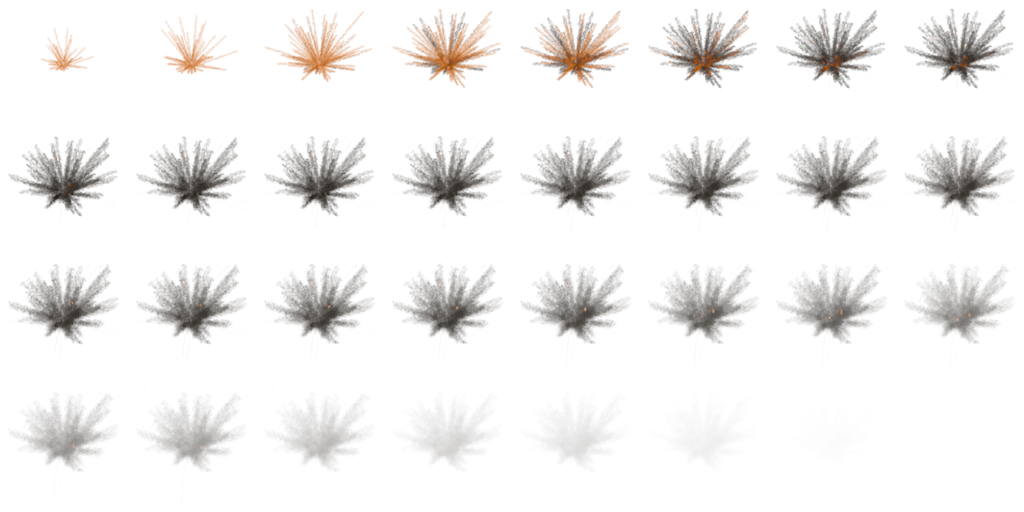
#> input picture asset/explosion_khaos_128.png, 1024 x 512 px
$ python normalize_tree_hd.py --input ../asset/soldier_crawl_128.png --reference ../asset/explosion_khaos_128.png --output out.png
#> lines starting #> are read from the running program, lines starting #| are printed output that depends on the picture; after the words box and inside, x2 and y2 are one past the last pixel; in counts of white or black regions, pixels touching at a corner belong together
#> in main, reference is the input picture: PIL image 1024x512 RGBA; mean R, G, B, A 20.6, 17.1, 14.4, 19.3
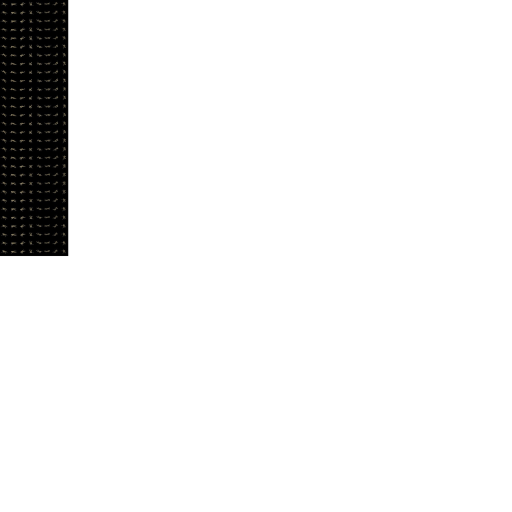
#> input picture asset/soldier_crawl_128.png, 1024 x 1024 px (shown at 1/2 size)
#!/usr/bin/env python3
"""Normalize an AI tree cutout to the canonical PS sprite footprint."""

from __future__ import annotations

import argparse
from pathlib import Path

import numpy as np
from PIL import Image
from scipy.ndimage import distance_transform_edt


def alpha_bbox(image: Image.Image, threshold: int) -> tuple[int, int, int, int]:
    alpha = image.getchannel("A")
    mask = alpha.point(lambda value: 255 if value > threshold else 0)
    bbox = mask.getbbox()
    if bbox is None:
        raise ValueError("input contains no visible pixels")
    return bbox


def repair_translucent_edge_colors(image: Image.Image) -> Image.Image:
    """Pull RGB for antialiased pixels from the nearest opaque subject pixel."""
    pixels = np.asarray(image).copy()
#> pixels is the input picture: shape (1024, 1024, 4); mean R, G, B, A 0.6, 0.6, 0.5, 17
    alpha = pixels[:, :, 3]
    opaque = alpha >= 240
#> opaque: shape (1024, 1024) bool; 6.6% white; 1 white region, box (x1, y1, x2, y2) and area: (0, 0, 136, 512) 69631
    edge = (alpha > 0) & ~opaque
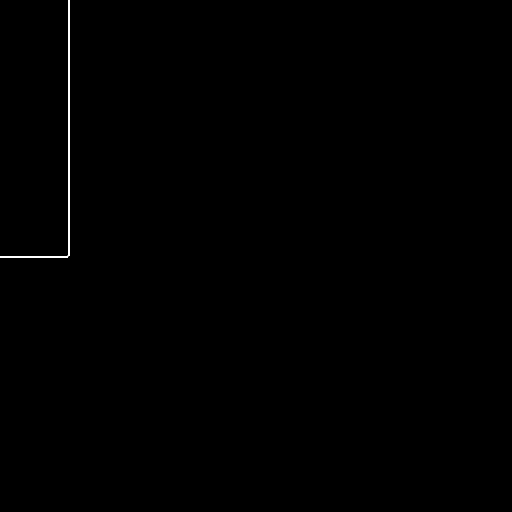
#> edge: shape (1024, 1024) bool (shown at 1/2 size); 0.12% white in thin lines or dots, all inside (x1, y1, x2, y2) = (0, 0, 139, 515)
    if not opaque.any() or not edge.any():
        return image

    nearest = distance_transform_edt(
        ~opaque,
        return_distances=False,
        return_indices=True,
    )
    pixels[edge, :3] = pixels[nearest[0][edge], nearest[1][edge], :3]
#> pixels: shape (1024, 1024, 4); 0.05% of pixels changed, all inside (x1, y1, x2, y2) = (0, 0, 139, 515)
    return Image.fromarray(pixels, "RGBA")


def match_reference_color(
    image: Image.Image,
    reference: Image.Image,
) -> Image.Image:
    """Match opaque RGB channel statistics to the canonical PS reference."""
    pixels = np.asarray(image).astype(np.float32)
    reference_pixels = np.asarray(reference).astype(np.float32)
    source_mask = pixels[:, :, 3] >= 128
#> source_mask: shape (1024, 1024) bool; 6.6% white; 1 white region, box (x1, y1, x2, y2) and area: (0, 0, 137, 512) 69633
    reference_mask = reference_pixels[:, :, 3] >= 128
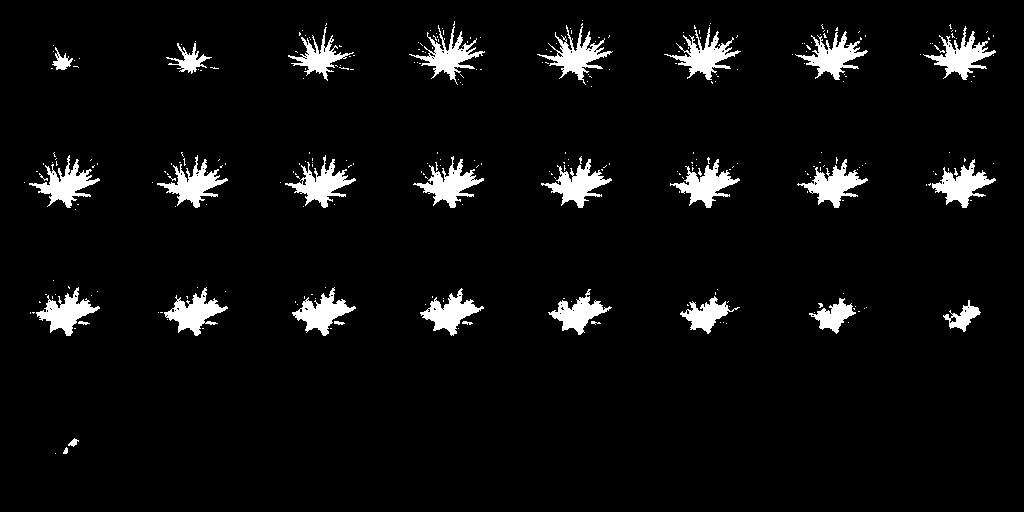
#> reference_mask: shape (512, 1024) bool; 5.3% white; 305 white regions (274 under 20 px), largest, box (x1, y1, x2, y2) and area: (664, 27, 741, 80) 1342, (537, 23, 613, 85) 1335, (413, 156, 484, 208) 1333
    if not source_mask.any() or not reference_mask.any():
        return image

    source_rgb = pixels[:, :, :3][source_mask]
    reference_rgb = reference_pixels[:, :, :3][reference_mask]
    source_mean = source_rgb.mean(axis=0)
#> source_mean = [9.58, 8.92, 7.67]
    source_std = np.maximum(source_rgb.std(axis=0), 1.0)
#> source_std = [25.6, 24.08, 19.99]
    reference_mean = reference_rgb.mean(axis=0)
#> reference_mean = [77.34, 59.8, 46.63]
    reference_std = np.maximum(reference_rgb.std(axis=0), 1.0)
#> reference_std = [50.74, 26.68, 13.21]

    pixels[:, :, :3] = (
        (pixels[:, :, :3] - source_mean)
        * (reference_std / source_std)
        + reference_mean
    )
    pixels[:, :, :3] = np.clip(pixels[:, :, :3], 0, 255)
    return Image.fromarray(pixels.astype(np.uint8), "RGBA")


def main() -> None:
    parser = argparse.ArgumentParser()
    parser.add_argument("--input", type=Path, required=True)
    parser.add_argument("--reference", type=Path, required=True)
    parser.add_argument("--output", type=Path, required=True)
    parser.add_argument("--scale", type=int, default=2)
    parser.add_argument("--alpha-threshold", type=int, default=8)
    args = parser.parse_args()

    if args.scale < 1:
        raise ValueError("--scale must be at least 1")

    reference = Image.open(args.reference).convert("RGBA")
    source = match_reference_color(
        repair_translucent_edge_colors(
            Image.open(args.input).convert("RGBA")
        ),
        reference,
    )
    source_bbox = alpha_bbox(source, args.alpha_threshold)
#> in alpha_bbox, `mask = alpha.point(lambda value: 255 if value > threshold else 0)`:
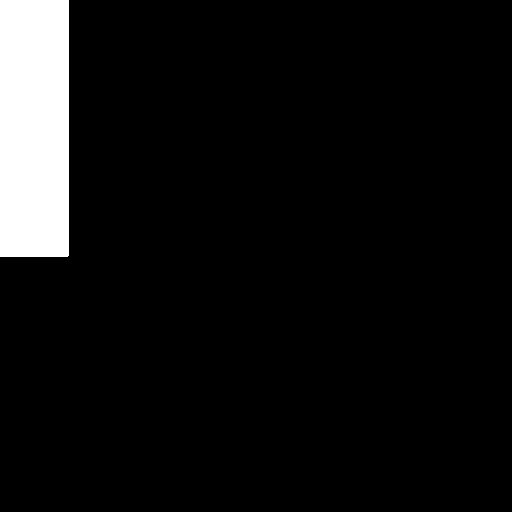
#> mask: PIL image 1024x1024 L (shown at 1/2 size); 6.7% white; 1 white region, box (x1, y1, x2, y2) and area: (0, 0, 137, 513) 70280
#> in alpha_bbox, `bbox = mask.getbbox()`: bbox = (0, 0, 137, 513)
#> source_bbox = (0, 0, 137, 513)
    reference_bbox = alpha_bbox(reference, args.alpha_threshold)
#> call 2 of alpha_bbox, with threshold = 8
#> in alpha_bbox (call 2), `mask = alpha.point(lambda value: 255 if value > threshold else 0)`:
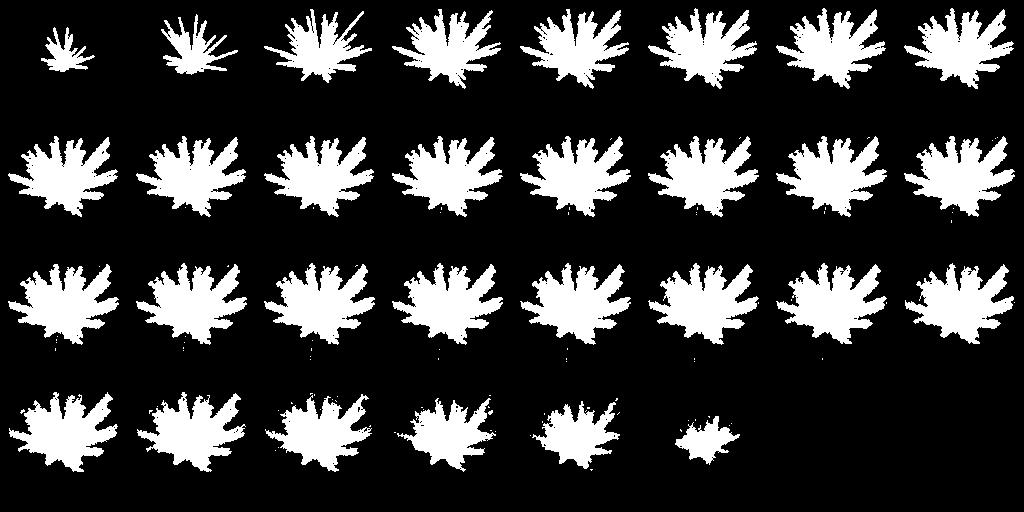
#> mask: PIL image 1024x512 L; 23.1% white; 113 white regions (83 under 20 px), largest, box (x1, y1, x2, y2) and area: (520, 263, 631, 345) 4762, (648, 263, 759, 345) 4760, (264, 263, 375, 345) 4758
#> in alpha_bbox (call 2), `bbox = mask.getbbox()`: bbox = (8, 8, 1015, 472)
#> reference_bbox = (8, 8, 1015, 472)

    target_size = (reference.width * args.scale, reference.height * args.scale)
#> target_size = (2048, 1024)
    target_bbox = tuple(value * args.scale for value in reference_bbox)
#> target_bbox = (16, 16, 2030, 944)
    target_width = target_bbox[2] - target_bbox[0]
#> target_width = 2014
    target_height = target_bbox[3] - target_bbox[1]
#> target_height = 928

    subject = source.crop(source_bbox).resize(
        (target_width, target_height),
        Image.Resampling.LANCZOS,
    )
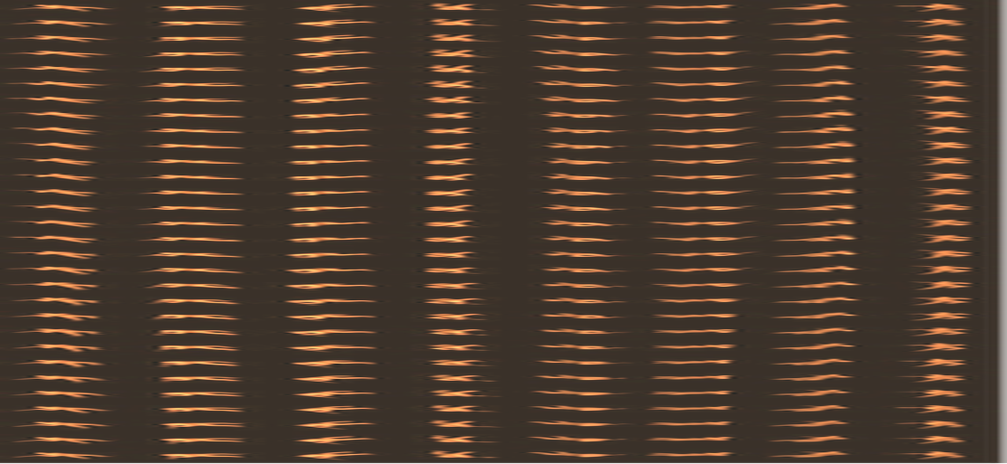
#> subject: PIL image 2014x928 RGBA (shown at 1/2 size); mean R, G, B, A 75.7, 59, 46, 253.4; transparent parts drawn white
    canvas = Image.new("RGBA", target_size, (0, 0, 0, 0))
#> canvas: PIL image 2048x1024 RGBA; every value is 0
    canvas.alpha_composite(subject, (target_bbox[0], target_bbox[1]))
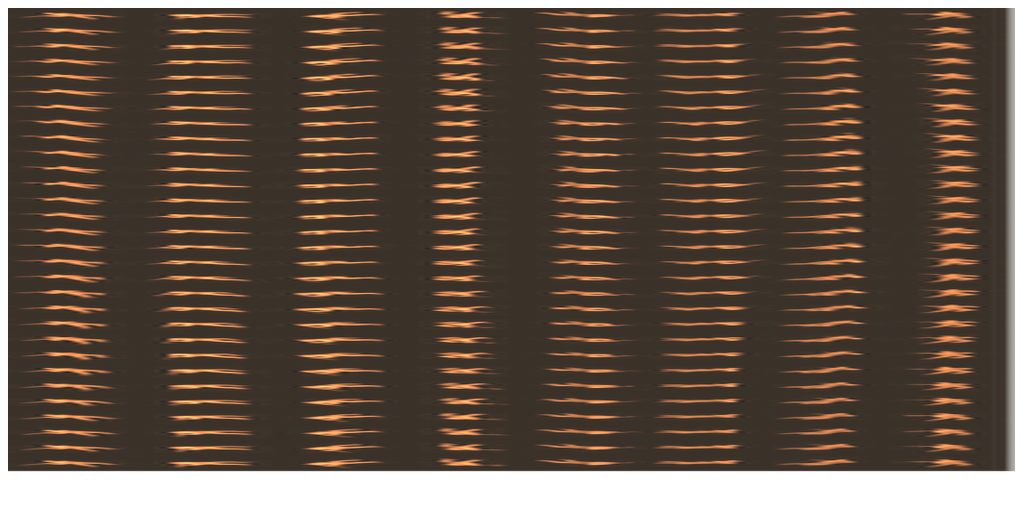
#> canvas: PIL image 2048x1024 RGBA (shown at 1/2 size); mean R, G, B, A 67.5, 52.6, 41, 225.9; transparent parts drawn white

    args.output.parent.mkdir(parents=True, exist_ok=True)
    canvas.save(args.output, optimize=True)
    print(
        f"normalized {source_bbox=} to {target_bbox=} "
        f"on {target_size[0]}x{target_size[1]}"
    )
#| normalized source_bbox=(0, 0, 137, 513) to target_bbox=(16, 16, 2030, 944) on 2048x1024


if __name__ == "__main__":
    main()
